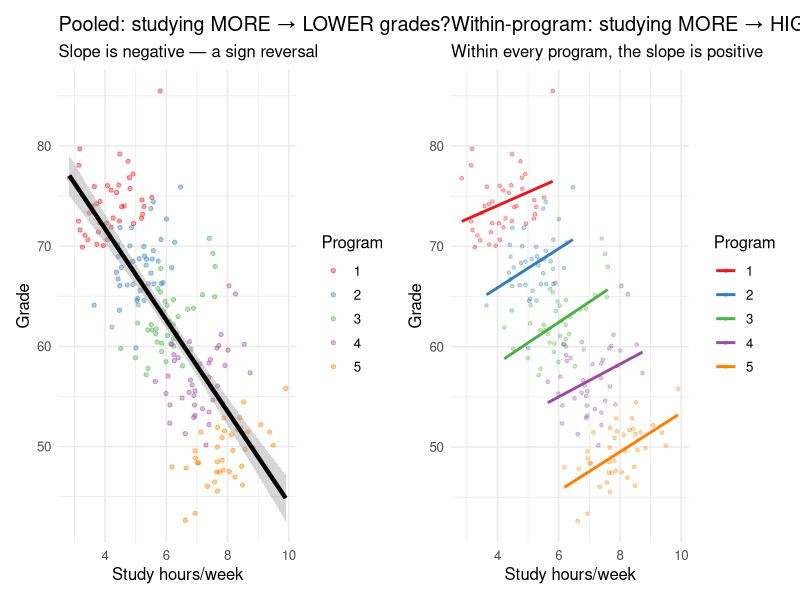

Generate this figure with R:
## ---- chunk 1
library(tidyverse)
library(lme4)
library(lmerTest)
library(broom.mixed)
library(patchwork)
set.seed(101)
## ---- chunk 2
n_ppl <- 60; n_days <- 10

person_ex_avg <- rnorm(n_ppl, 45, 12)
person_wb_base <- 50 + 0.3 * person_ex_avg + rnorm(n_ppl, 0, 6)

df_ex <- expand_grid(person = 1:n_ppl, day = 1:n_days) |>
  mutate(
    exercise  = person_ex_avg[person] + rnorm(n(), 0, 8),
    wellbeing = person_wb_base[person] +
                3 * (exercise - person_ex_avg[person]) +
                rnorm(n(), 0, 5),
    person = factor(person)
  ) |>
  group_by(person) |>
  mutate(ex_mean = mean(exercise), ex_cmc = exercise - ex_mean) |>
  ungroup()

m_ex <- lmer(wellbeing ~ ex_cmc + ex_mean + (1 | person), data = df_ex)
broom.mixed::tidy(m_ex, effects = "fixed") |> filter(term != "(Intercept)") |>
  mutate(mechanism = c("Within-person", "Between-person")) |>
  select(mechanism, estimate, std.error, p.value) |>
  knitr::kable(digits = 3, caption = "Pattern 1: within ≈ between ≈ 3. One coherent mechanism at two levels.")
## ---- chunk 3
n_ppl2 <- 80; n_yrs <- 8

person_inc_avg  <- rnorm(n_ppl2, 50, 15)
person_sat_base <- 50 + 1.5 * person_inc_avg + rnorm(n_ppl2, 0, 8)

df_inc <- expand_grid(person = 1:n_ppl2, year = 1:n_yrs) |>
  mutate(
    income   = person_inc_avg[person] + rnorm(n(), 0, 6),
    life_sat = person_sat_base[person] +
               0.3 * (income - person_inc_avg[person]) + rnorm(n(), 0, 4),
    person   = factor(person)
  ) |>
  group_by(person) |>
  mutate(inc_mean = mean(income), inc_cmc = income - inc_mean) |>
  ungroup()

m_inc    <- lmer(life_sat ~ inc_cmc + inc_mean + (1 | person), data = df_inc)
m_pooled <- lmer(life_sat ~ income  + (1 | person), data = df_inc)

bind_rows(
  broom.mixed::tidy(m_pooled, effects = "fixed") |>
    filter(term == "income") |> mutate(model = "Pooled (blended)"),
  broom.mixed::tidy(m_inc, effects = "fixed") |>
    filter(term == "inc_cmc") |> mutate(model = "Within-person"),
  broom.mixed::tidy(m_inc, effects = "fixed") |>
    filter(term == "inc_mean") |> mutate(model = "Between-person")
) |>
  select(model, estimate, std.error, p.value) |>
  knitr::kable(digits = 3,
    caption = "Pattern 2: pooled ≈ 1.2, within ≈ 0.3, between ≈ 1.5. Pooled is wrong for both questions.")
## ---- chunk 4
n_students <- 200; n_programs <- 5
prog_difficulty <- c(2, 4, 6, 8, 10)
prog_study_avg  <- c(4, 5, 6, 7, 8)  # harder programs demand more study hours

df_study <- tibble(
  student = 1:n_students,
  program = rep(1:n_programs, each = n_students / n_programs)
) |>
  mutate(
    study = prog_study_avg[program] + rnorm(n_students, 0, 0.8),
    grade = 80 - 3 * prog_difficulty[program] +
            2 * (study - prog_study_avg[program]) + rnorm(n_students, 0, 3),
    program = factor(program)
  ) |>
  group_by(program) |>
  mutate(study_mean = mean(study), study_cmc = study - study_mean) |>
  ungroup()

m_study_decomp <- lmer(grade ~ study_cmc + study_mean + (1 | program), data = df_study)
m_study_pooled <- lm(grade ~ study, data = df_study)

bind_rows(
  broom::tidy(m_study_pooled) |>
    filter(term == "study") |> mutate(model = "Pooled OLS"),
  broom.mixed::tidy(m_study_decomp, effects = "fixed") |>
    filter(term == "study_cmc") |> mutate(model = "Within-program"),
  broom.mixed::tidy(m_study_decomp, effects = "fixed") |>
    filter(term == "study_mean") |> mutate(model = "Between-program")
) |>
  select(model, estimate, std.error, p.value) |>
  knitr::kable(digits = 3,
    caption = "Pattern 3: pooled is negative; within is positive; between is strongly negative. Sign reversal!")
## ---- chunk 5
p1 <- ggplot(df_study, aes(x = study, y = grade)) +
  geom_point(aes(color = program), alpha = 0.4, size = 1.2) +
  geom_smooth(method = "lm", color = "black", linewidth = 1.5) +
  scale_color_brewer(palette = "Set1") +
  labs(title = "Pooled: studying MORE → LOWER grades?",
       subtitle = "Slope is negative — a sign reversal",
       x = "Study hours/week", y = "Grade", color = "Program") +
  theme_minimal(base_size = 12)

p2 <- ggplot(df_study, aes(x = study, y = grade, color = program)) +
  geom_point(alpha = 0.3, size = 1) +
  geom_smooth(method = "lm", se = FALSE, linewidth = 1) +
  scale_color_brewer(palette = "Set1") +
  labs(title = "Within-program: studying MORE → HIGHER grades",
       subtitle = "Within every program, the slope is positive",
       x = "Study hours/week", y = "Grade", color = "Program") +
  theme_minimal(base_size = 12)

p1 + p2
## ---- chunk 6
n_people <- 50; n_days2 <- 7

person_sleep_avg  <- rnorm(n_people, 7, 1)
person_mood_base  <- 40 + 5 * person_sleep_avg + rnorm(n_people, 0, 5)

df <- expand_grid(person = 1:n_people, day = 1:n_days2) |>
  mutate(
    sleep_raw = person_sleep_avg[person] + rnorm(n(), 0, 1),
    mood      = person_mood_base[person] +
                2 * (sleep_raw - person_sleep_avg[person]) + rnorm(n(), 0, 4),
    person    = factor(person)
  ) |>
  group_by(person) |>
  mutate(sleep_mean = mean(sleep_raw), sleep_cmc = sleep_raw - sleep_mean) |>
  ungroup() |>
  mutate(sleep_gmc = sleep_raw - mean(sleep_raw))

m_uncentered <- lmer(mood ~ sleep_raw  + (1 | person), data = df)
m_gmc        <- lmer(mood ~ sleep_gmc  + (1 | person), data = df)
m_cmc        <- lmer(mood ~ sleep_cmc + sleep_mean + (1 | person), data = df)

bind_rows(
  broom.mixed::tidy(m_uncentered, effects = "fixed") |>
    filter(term == "sleep_raw") |>
    mutate(model = "Uncentered", mechanism = "Blended"),
  broom.mixed::tidy(m_gmc, effects = "fixed") |>
    filter(term == "sleep_gmc") |>
    mutate(model = "GMC", mechanism = "Blended"),
  broom.mixed::tidy(m_cmc, effects = "fixed") |>
    filter(term == "sleep_cmc") |>
    mutate(model = "CMC", mechanism = "Within-person"),
  broom.mixed::tidy(m_cmc, effects = "fixed") |>
    filter(term == "sleep_mean") |>
    mutate(model = "CMC", mechanism = "Between-person")
) |>
  select(model, mechanism, estimate, std.error, p.value) |>
  knitr::kable(digits = 3,
    caption = "Sleep → mood: blended ≈ 4.0; within ≈ 2.0; between ≈ 5.0. Neither blended estimate is correct.")
